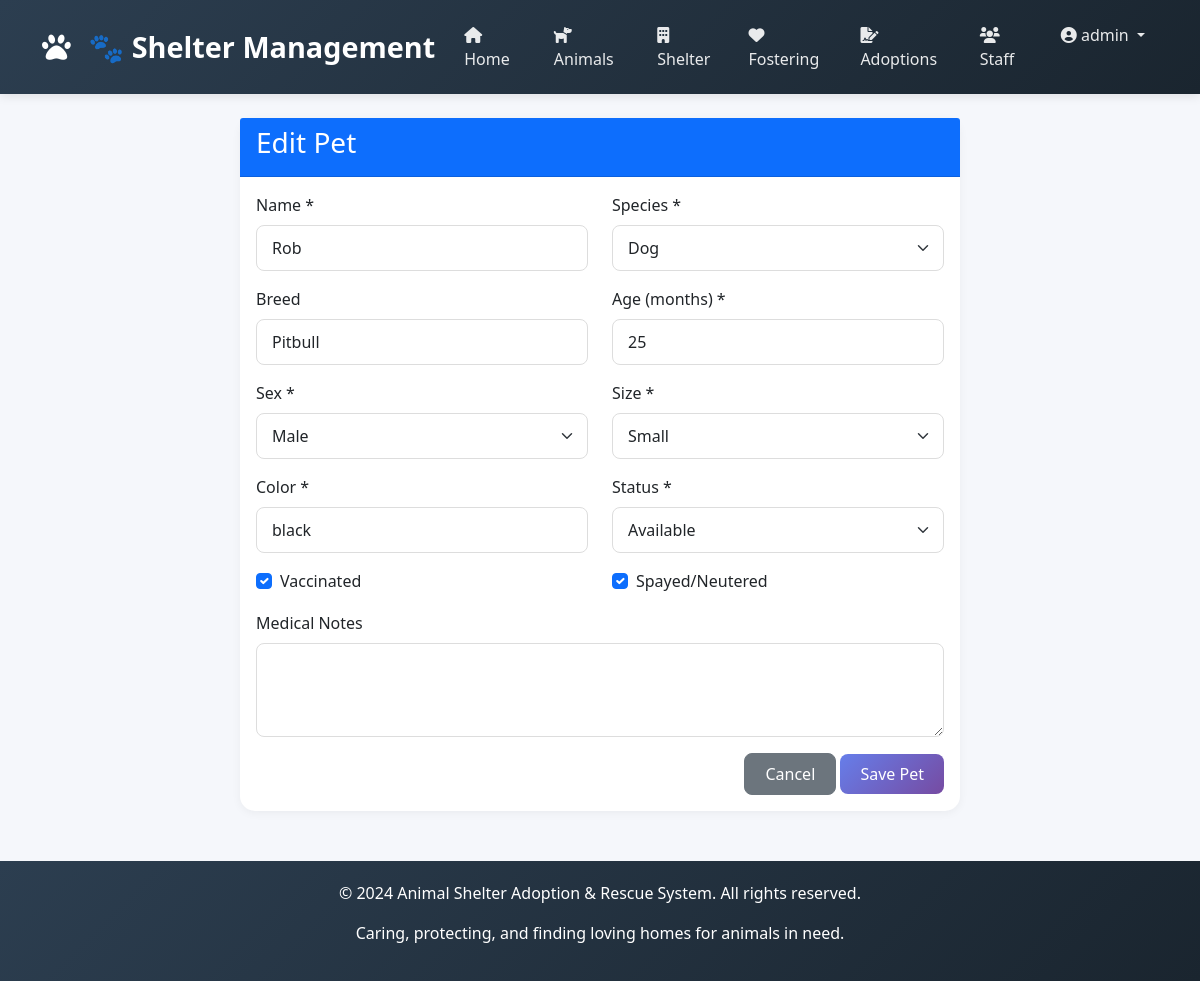
Screenshot of /animals/1/edit/ (signed in) with the database file from the repository.
### apps/accounts/models.py (models this page shows, shortened)
class Staff(AbstractUser):
    ROLE_CHOICES = [
        ('Admin', 'Admin'),
        ('Manager', 'Manager'),
        ('Vet', 'Veterinarian'),
        ('Staff', 'Staff'),
        ('Volunteer', 'Volunteer'),
    ]
    staff_id = models.AutoField(primary_key=True)
    first_name = models.CharField(max_length=100)
    last_name = models.CharField(max_length=100)
    role = models.CharField(max_length=20, choices=ROLE_CHOICES, default='Staff')
    phone = models.CharField(max_length=20, blank=True, null=True)
    email = models.EmailField(unique=True)
    username = models.CharField(max_length=100, unique=True)
    status = models.BooleanField(default=True)
    date_joined = models.DateTimeField(default=timezone.now)
    last_login = models.DateTimeField(null=True, blank=True)
    USERNAME_FIELD = 'username'
    REQUIRED_FIELDS = ['email', 'first_name', 'last_name']
    class Meta:
        db_table = 'staff'

### apps/animals/models.py (models this page shows, shortened)
class Pet(models.Model):
    SPECIES_CHOICES = [
        ('Dog', 'Dog'), ('Cat', 'Cat'), ('Bird', 'Bird'),
        ('Rabbit', 'Rabbit'), ('Other', 'Other')
    ]
    SEX_CHOICES = [('M', 'Male'), ('F', 'Female')]
    SIZE_CHOICES = [('Small', 'Small'), ('Medium', 'Medium'), ('Large', 'Large')]
    STATUS_CHOICES = [
        ('Available', 'Available'), ('Pending', 'Pending'), ('Adopted', 'Adopted')
    ]
    pet_id = models.AutoField(primary_key=True)
    name = models.CharField(max_length=100)
    species = models.CharField(max_length=50, choices=SPECIES_CHOICES)
    breed = models.CharField(max_length=100, blank=True, null=True)
    age = models.IntegerField(validators=[MinValueValidator(0)], help_text="Age in months")
    sex = models.CharField(max_length=1, choices=SEX_CHOICES)
    size = models.CharField(max_length=10, choices=SIZE_CHOICES)
    color = models.CharField(max_length=50)
    vaccination_status = models.BooleanField(default=False)
    spay_neuter_status = models.BooleanField(default=False)
    medical_notes = models.TextField(blank=True, null=True)
    intake_date = models.DateField(auto_now_add=True)
    status = models.CharField(max_length=20, choices=STATUS_CHOICES, default='Available')
    class Meta:
        db_table = 'pets'

### apps/animals/views.py (the view, shortened to what this page needs)
# urls.py: path('<int:pk>/edit/', views.pet_edit, name='pet_edit'),
@login_required
def pet_edit(request, pk):
    pet = get_object_or_404(Pet, pet_id=pk)
    context = {
        'pet': pet,
        'species_choices': Pet.SPECIES_CHOICES,
        'sex_choices': Pet.SEX_CHOICES,
        'size_choices': Pet.SIZE_CHOICES,
        'status_choices': Pet.STATUS_CHOICES,
    }
    return render(request, 'animals/pet_form.html', context)

### templates/animals/pet_form.html (shortened to what this page needs)
{% extends 'base.html' %}
{% block content %}
<div class="container">
    <div class="row justify-content-center">
        <div class="col-md-8">
            <div class="card">
                <div class="card-header bg-primary text-white">
                    <h3>{% if pet %}Edit Pet{% else %}Add New Pet{% endif %}</h3>
                </div>
                <div class="card-body">
                    <form method="post">
                        <div class="row">
                            <div class="col-md-6 mb-3">
                                <label class="form-label">Name *</label>
                                <input type="text" name="name" class="form-control" value="{{ pet.name|default:'' }}" required>
                            </div>
                            <div class="col-md-6 mb-3">
                                <label class="form-label">Species *</label>
                                <select name="species" class="form-select" required>
                                    {% for value, label in species_choices %}
                                    <option value="{{ value }}" {% if pet.species == value %}selected{% endif %}>{{ label }}</option>
                                    {% endfor %}
                                </select>
                            </div>
                            <div class="col-md-6 mb-3">
                                <label class="form-label">Breed</label>
                                <input type="text" name="breed" class="form-control" value="{{ pet.breed|default:'' }}">
                            </div>
                            <div class="col-md-6 mb-3">
                                <label class="form-label">Age (months) *</label>
                                <input type="number" name="age" class="form-control" value="{{ pet.age|default:'' }}" required>
                            </div>
                            <div class="col-md-6 mb-3">
                                <label class="form-label">Sex *</label>
                                <select name="sex" class="form-select" required>
                                    {% for value, label in sex_choices %}
                                    <option value="{{ value }}" {% if pet.sex == value %}selected{% endif %}>{{ label }}</option>
                                    {% endfor %}
                                </select>
                            </div>
                            <div class="col-md-6 mb-3">
                                <label class="form-label">Size *</label>
                                <select name="size" class="form-select" required>
                                    {% for value, label in size_choices %}
                                    <option value="{{ value }}" {% if pet.size == value %}selected{% endif %}>{{ label }}</option>
                                    {% endfor %}
                                </select>
                            </div>
                            <div class="col-md-6 mb-3">
                                <label class="form-label">Color *</label>
                                <input type="text" name="color" class="form-control" value="{{ pet.color|default:'' }}" required>
                            </div>
                            <div class="col-md-6 mb-3">
                                <label class="form-label">Status *</label>
                                <select name="status" class="form-select" required>
                                    {% for value, label in status_choices %}
                                    <option value="{{ value }}" {% if pet.status == value %}selected{% endif %}>{{ label }}</option>
                                    {% endfor %}
                                </select>
                            </div>
                            <div class="col-md-6 mb-3">
                                <div class="form-check">
                                    <input type="checkbox" name="vaccination_status" class="form-check-input" {% if pet.vaccination_status %}checked{% endif %}>
                                    <label class="form-check-label">Vaccinated</label>
                                </div>
                            </div>
                            <div class="col-md-6 mb-3">
                                <div class="form-check">
                                    <input type="checkbox" name="spay_neuter_status" class="form-check-input" {% if pet.spay_neuter_status %}checked{% endif %}>
                                    <label class="form-check-label">Spayed/Neutered</label>
                                </div>
                            </div>
                            <div class="col-12 mb-3">
                                <label class="form-label">Medical Notes</label>
                                <textarea name="medical_notes" class="form-control" rows="3">{{ pet.medical_notes|default:'' }}</textarea>
                            </div>
                        </div>
                        <div class="text-end">
                            <a href="{% url 'pet_list' %}" class="btn btn-secondary">Cancel</a>
                            <button type="submit" class="btn btn-primary">Save Pet</button>
                        </div>
                    </form>
                </div>
            </div>
        </div>
    </div>
</div>
{% endblock %}

### templates/base.html (shortened to what this page needs)
<!DOCTYPE html>
<html lang="en">
<head>
    <link href="https://cdn.jsdelivr.net/npm/bootstrap@5.1.3/dist/css/bootstrap.min.css" rel="stylesheet">
    <link rel="stylesheet" href="https://cdnjs.cloudflare.com/ajax/libs/font-awesome/6.0.0/css/all.min.css">
</head>
<body>
    <nav class="navbar navbar-expand-lg navbar-dark">
        <div class="container">
            <a class="navbar-brand" href="{% url 'index' %}">
                <i class="fas fa-paw"></i> 🐾 Shelter Management
            </a>
            <div class="collapse navbar-collapse" id="navbarNav">
                <ul class="navbar-nav ms-auto">
                    <li class="nav-item">
                        <a class="nav-link" href="{% url 'index' %}">
                            <i class="fas fa-home"></i> Home
                        </a>
                    </li>
                    <li class="nav-item">
                        <a class="nav-link" href="{% url 'pet_list' %}">
                            <i class="fas fa-dog"></i> Animals
                        </a>
                    </li>
                    <li class="nav-item">
                        <a class="nav-link" href="{% url 'shelter_list' %}">
                            <i class="fas fa-building"></i> Shelter
                        </a>
                    </li>
                    <li class="nav-item">
                        <a class="nav-link" href="{% url 'foster_list' %}">
                            <i class="fas fa-heart"></i> Fostering
                        </a>
                    </li>
                    <li class="nav-item">
                        <a class="nav-link" href="{% url 'adoption_list' %}">
                            <i class="fas fa-file-signature"></i> Adoptions
                        </a>
                    </li>
                    <li class="nav-item">
                        <a class="nav-link" href="{% url 'staff_list' %}">
                            <i class="fas fa-users"></i> Staff
                        </a>
                    </li>
                    {% if user.is_authenticated %}
                        <li class="nav-item dropdown">
                            <a class="nav-link dropdown-toggle" href="#" id="userDropdown" role="button" data-bs-toggle="dropdown">
                                <i class="fas fa-user-circle"></i> {{ user.username }}
                            </a>
                        </li>
                    {% endif %}
                </ul>
            </div>
        </div>
    </nav>
    <div class="container mt-4">
        {% block content %}
        {% endblock %}
    </div>
    <footer>
        <div class="container">
            <p>&copy; 2024 Animal Shelter Adoption & Rescue System. All rights reserved.</p>
            <p>Caring, protecting, and finding loving homes for animals in need.</p>
        </div>
    </footer>
</body>
</html>

### templates/base.html (style rules this page uses)
* { margin: 0; padding: 0; box-sizing: border-box; }
body { font-family: 'Segoe UI', Tahoma, Geneva, Verdana, sans-serif; background-color: #f5f7fb; }
.navbar { background: linear-gradient(135deg, #2c3e50 0%, #1a252f 100%); box-shadow: 0 2px 10px rgba(0,0,0,0.1); padding: 15px 0; }
.navbar-brand { font-size: 1.8rem; font-weight: bold; color: #fff !important; }
.navbar-brand i { margin-right: 10px; }
.nav-link { color: rgba(255,255,255,0.9) !important; font-weight: 500; margin: 0 5px; transition: all 0.3s; }
.card { border: none; border-radius: 15px; box-shadow: 0 2px 10px rgba(0,0,0,0.05); transition: transform 0.3s, box-shadow 0.3s; }
.btn { border-radius: 8px; padding: 8px 20px; font-weight: 500; transition: all 0.3s; }
.btn-primary { background: linear-gradient(135deg, #667eea 0%, #764ba2 100%); border: none; }
footer { background: linear-gradient(135deg, #2c3e50 0%, #1a252f 100%); color: white; padding: 20px; text-align: center; margin-top: 50px; }
.form-control, .form-select { border-radius: 8px; border: 1px solid #ddd; padding: 10px 15px; }

### rows the page displays
Staff: username "admin"
Pet: name "Rob", species "Dog", breed "Pitbull", age "25", sex "Male", size "Small", color "black", status "Available", vaccination_status "☑", spay_neuter_status "☑"
